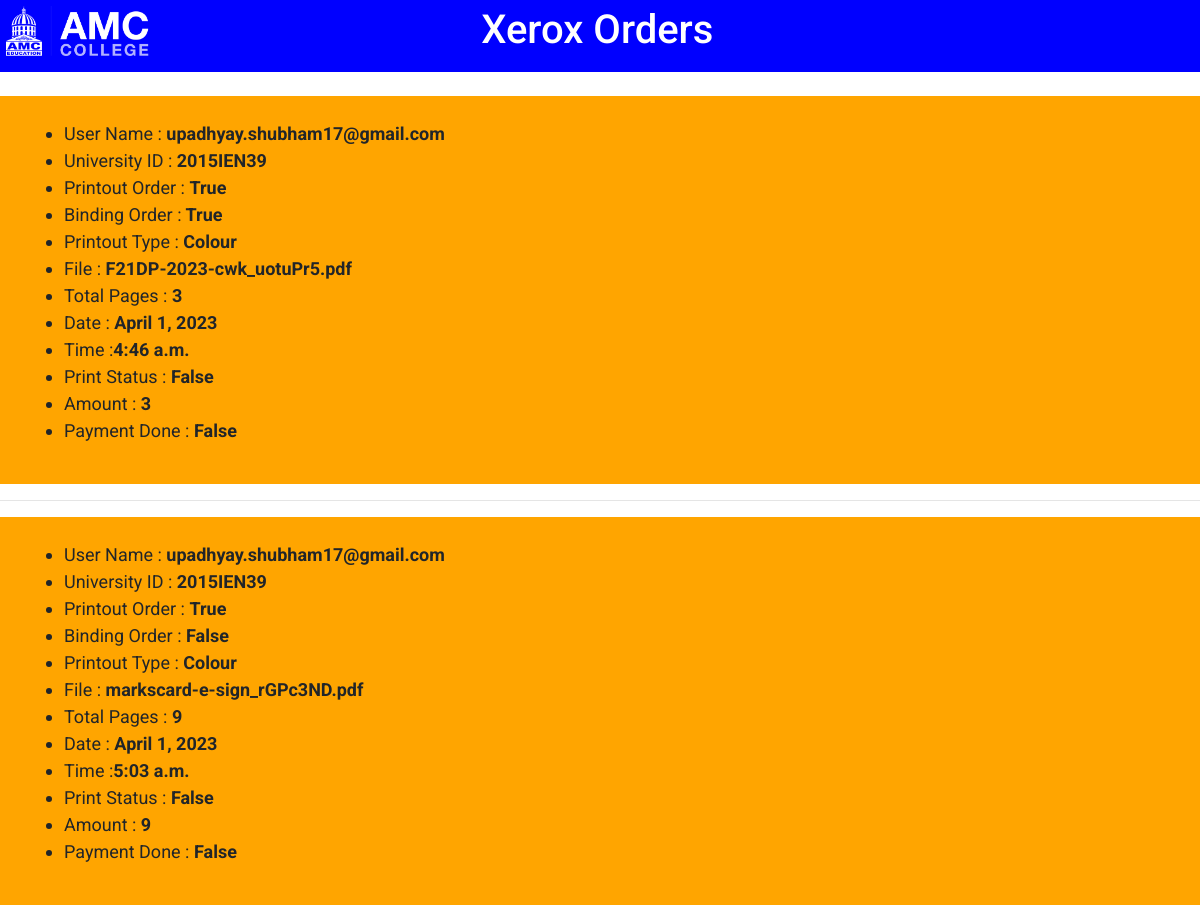
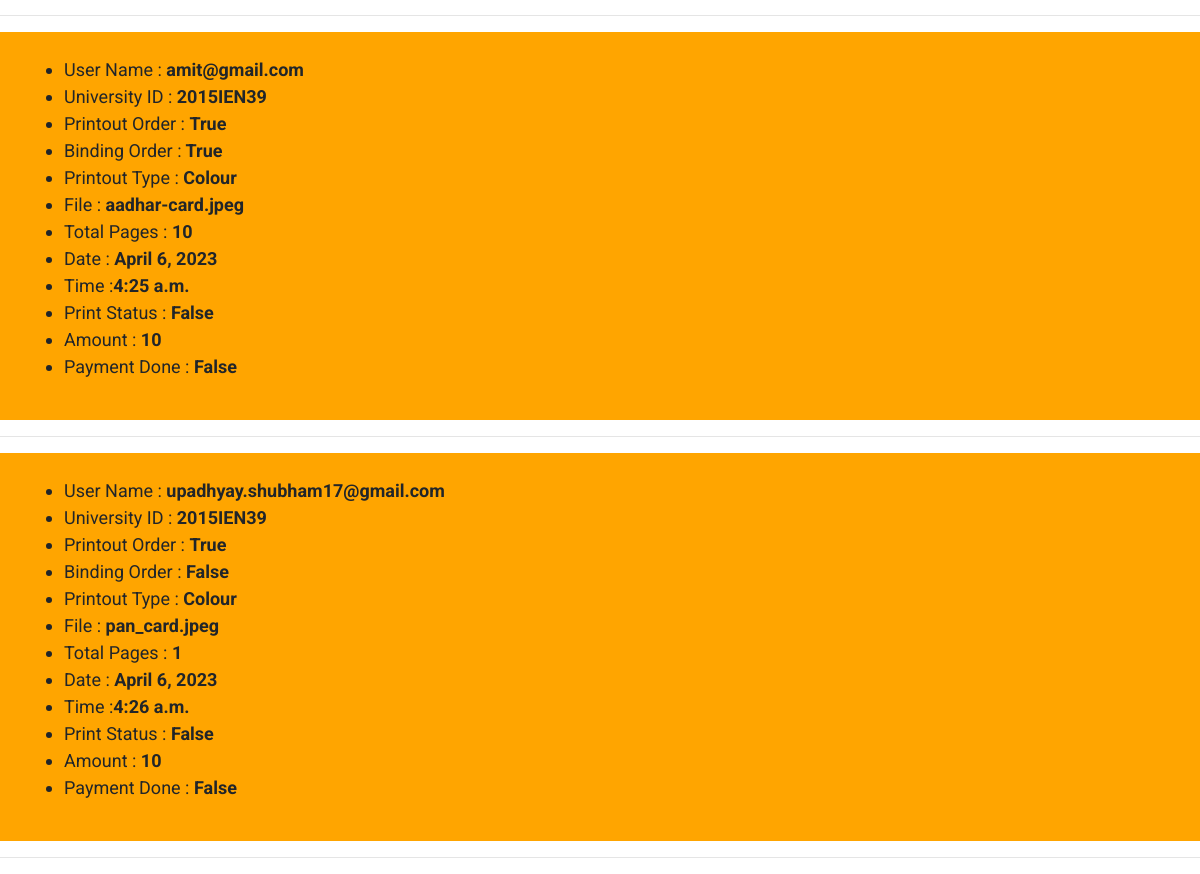
/main/, run on the app's committed database (2 pictures, top to bottom).
### testapp/models.py (models this page shows)
class Trying(models.Model):
    Choice = (
   ('B & W', 'Black & White'),
   ('Colour', 'Colour')
   )
    username = models.EmailField(default=None)
    usn = models.CharField(max_length=20 , default=None)
    print = models.BooleanField(default=False )
    bindings = models.BooleanField(default=False)
    print_type= models.CharField(choices=Choice, max_length=128 , default=None)
    file = models.FileField(default=None)
    total_pages = models.IntegerField(default=None)
    date = models.DateField(auto_now_add=True)
    time = models.TimeField(auto_now_add=True)
    print_status = models.TextField(default=False)
    amount = models.IntegerField(default=None)
    payment = models.BooleanField(default=False)

### testapp/views.py (the view)
# urls.py: path('main/', views.Admin_view ),
def Admin_view(request):
    data = models.Trying.objects.all()
    return render(request , 'testapp/admin_page.html' , {'data':data})

### templates/testapp/admin_page.html (shortened to what this page needs)
<!DOCTYPE html>
{%load static%}
<html lang="en">
<head>
    <link rel="stylesheet" href="../css/bootstrap.min.css">
    <link rel="stylesheet" href="../css/style.css">
</head>
<body>
    <div style="background-color:blue ; color:white; padding:0.5% ; margin-bottom:2%; display: flex; justify-content:left; " >
        <img style="width:12% ;" src="{%static 'images/logo2.png' %}" alt="">
        <h1 style="position:relative; left:28%; ">Xerox Orders</h1>
       </div>
    {% for i in data %}
    <div style="background-color:orange; padding:2%; " >
    <ul style="font-size:1.5vw ;" >
         <li style="font-size:1.5vw ;" > User Name : <span style="font-weight:bolder ;" > {{i.username}} </span> </li>
         <li  >University ID : <span style="font-weight:bolder ;"> {{i.usn}} </span> </li>
         <li>Printout Order : <span style="font-weight:bolder ;"> {{i.print}} </span> </li>
         <li>Binding Order :<span style="font-weight:bolder ;">  {{i.bindings}} </span> </li>
         <li>Printout Type : <span style="font-weight:bolder ;">{{i.print_type}} </span> </li>
         <li>File : <span style="font-weight:bolder ;" >{{i.file}} </span> </li>
         <li>Total Pages : <span style="font-weight:bolder ;"> {{i.total_pages}} </span> </li>
         <li>Date : <span style="font-weight:bolder ;" >{{i.date}} </span> </li>
         <li>Time :<span style="font-weight:bolder ;">{{i.time}} </span> </li>
         <li>Print Status : <span style="font-weight:bolder ;"> {{i.print_status}} </span></li>
         <li>Amount : <span style="font-weight:bolder ;" >{{i.amount}} </span> </li>
         <li>Payment Done : <span style="font-weight:bolder ;"> {{i.payment}} </span> </li>
    </ul>
    </div>
    <hr>
    {% endfor %}
</body>
</html>

### static/css/style.css (style rules this page uses)
* { box-sizing: border-box; }
body, html { height: 100%; overflow-x: hidden; font-family: 'Roboto', sans-serif; }

### data on the page
Trying: username "upadhyay.shubham17@gmail.com", usn "2015IEN39", print "True", bindings "True", print_type "Colour", file "F21DP-2023-cwk_uotuPr5.pdf", total_pages "3", date "April 1, 2023", time "4:46 a.m.", print_status "False", amount "3", payment "False"
Trying: username "upadhyay.shubham17@gmail.com", usn "2015IEN39", print "True", bindings "False", print_type "Colour", file "markscard-e-sign_rGPc3ND.pdf", total_pages "9", date "April 1, 2023", time "5:03 a.m.", print_status "False", amount "9", payment "False"
Trying: username "amit@gmail.com", usn "2015IEN39", print "True", bindings "True", print_type "Colour", file "aadhar-card.jpeg", total_pages "10", date "April 6, 2023", time "4:25 a.m.", print_status "False", amount "10", payment "False"
Trying: username "upadhyay.shubham17@gmail.com", usn "2015IEN39", print "True", bindings "False", print_type "Colour", file "pan_card.jpeg", total_pages "1", date "April 6, 2023", time "4:26 a.m.", print_status "False", amount "10", payment "False"
